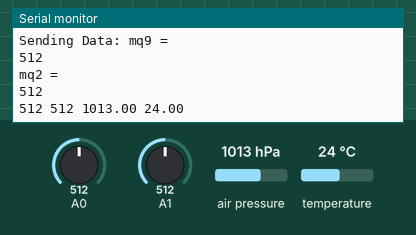
This sketch was run on a simulated Arduino Uno, built with avr-gcc and run on an emulated ATmega328P. On the bench: the last lines printed to the serial monitor. Inputs (shaded band) come from the test bench; at power-on: air pressure 1013 hPa, A0 = 512, A1 = 512, temperature 24 °C. No radio packets arrive unless stated.

Above: at 3.5 s.
3.6 s: air pressure set to 952 hPa
At 5.8 s:
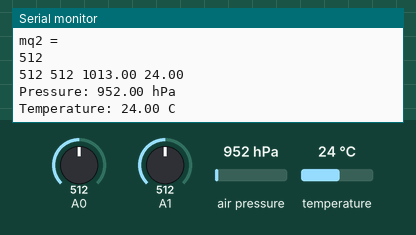
7.1 s: A0 set to 716
At 8.69 s:
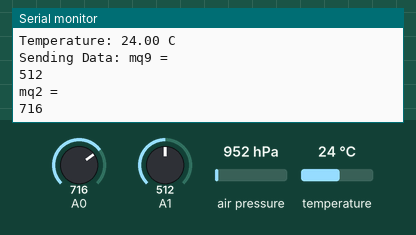
10.6 s: A1 set to 716
At 12.6 s:
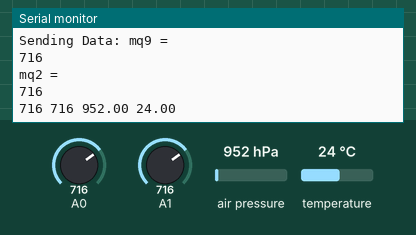
14.1 s: temperature set to 12 °C
At 17.4 s:
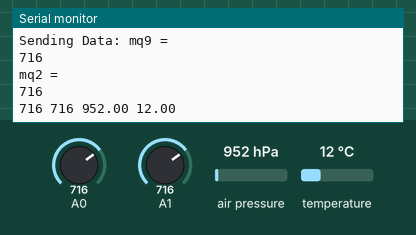
17.6 s: A0 set to 992
At 20.5 s:
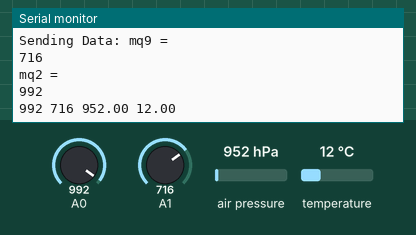
21.1 s: A1 set to 992
At 23.5 s:
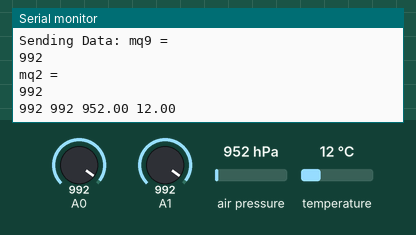
Timing chart, 0 to 25.0 s (numbered marks = the images above; inputs shaded):
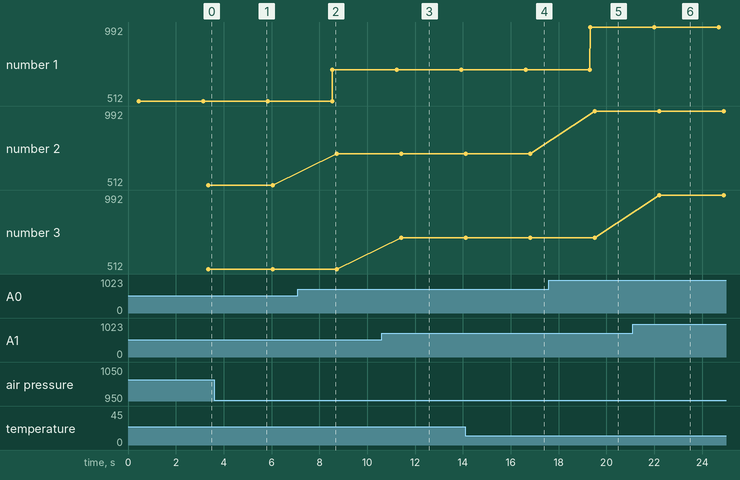

The sketch:

endnode.ino
```cpp
#include <Wire.h>
#include <SFE_BMP180.h>
#include <LoRa.h>


//#define SS 15
//#define RST 16
//#define DIO0 2

String data = "Iconic";


SFE_BMP180 bmp180;

int mq2 = 0;
int mq9 = 0;


void setup() {

  Serial.begin(115200);
  Serial.println("TEAM ICONIC ZIPPY'S");
  bool success = bmp180.begin();


  if (success) {

    Serial.println("System Started ");
  }
  else
  {
    Serial.println("Bmp Error");
  }


  while (!Serial);
  Serial.println("Sender Host");

  if (!LoRa.begin(433E6)) {
    Serial.println("LoRa Error");
    delay(100);
    while (1);
  }

  /*while (!Serial);
  Serial.println("Sender Host");
  LoRa.setPins(SS, RST, DIO0);
  if (!LoRa.begin(433E6)) {
    Serial.println("LoRa Error");
    delay(100);
    while (1);
  }*/
}

void loop()
{

    char status;
    double T, P;
    bool success = false;

    mq2 = analogRead(A0);
    mq9 = analogRead(A1);


    status = bmp180.startTemperature();

    if (status != 0)
    {
      delay(status);
      status = bmp180.getTemperature(T);


      if (status != 0)
      {
        status = bmp180.startPressure(3);
         if (status != 0)
         {
            delay(status);
            status = bmp180.getPressure(P, T);
            delay(200);
            if (status != 0)
            {
               Serial.print("Pressure: ");
               Serial.print(P);
               Serial.println(" hPa");

               Serial.print("Temperature: ");
               Serial.print(T);
               Serial.println(" C");

               delay(200);

              }
             }


            }
           }


              Serial.print("Sending Data: ");

              Serial.println("mq9 =");
              Serial.println(mq9);

              Serial.println("mq2 = ");
              Serial.println(mq2);
               delay(200);
               data += mq2;
               data += " ";

               data += mq9;
               data += " ";

               data += P;
               data += " ";

               data += T;
               data += " ";


              Serial.println(data);
              LoRa.beginPacket();
              LoRa.print(data);
              LoRa.endPacket();
              data = "";
              delay(2000);


}
```

Measured:
- after the input at 3.6 s, the serial monitor: prints a new line after 2.0 s (image 1)
- after the input at 7.1 s, the serial monitor: prints a new line after 1.4 s (image 2)
- after the input at 10.6 s, the serial monitor: prints a new line after 0.83 s (image 3)
- after the input at 14.1 s, the serial monitor: prints a new line after 2.3 s (image 4)
- after the input at 17.6 s, the serial monitor: prints a new line after 1.7 s (image 5)
- after the input at 21.1 s, the serial monitor: prints a new line after 1.1 s (image 6)
- plotted number 1: 512 → 716 after the input at 7.1 s, 716 → 992 after the input at 17.6 s
- plotted number 2: 512 → 716 after the input at 7.1 s, 716 → 992 after the input at 17.6 s
